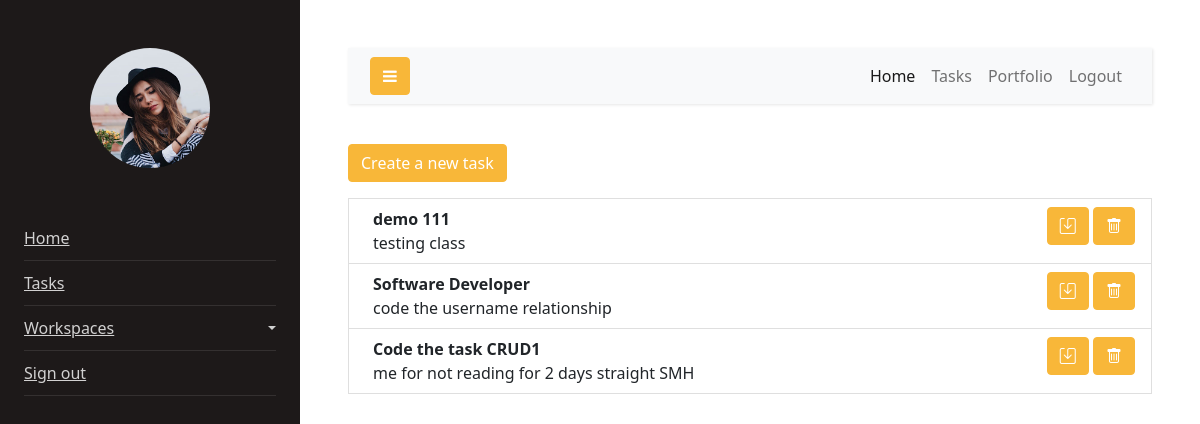
/changes (signed in), run on an earlier commit of the app's database.
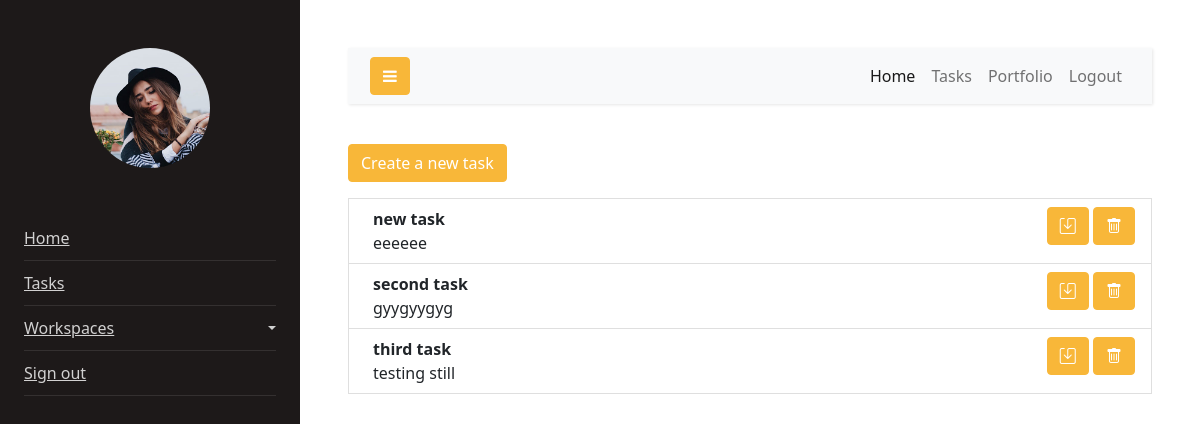
And on a later commit of the database.
### tables this page shows
CREATE TABLE tasks(
        id INTEGER PRIMARY KEY AUTOINCREMENT,
        title CHAR(50),
        description VARCHAR(255),
        status DEFAULT 0,
        creator VARCHAR(24),
        created_on VARCHAR(24),
        start_date DATE,
        end_date DATE,
        FOREIGN KEY(creator) REFERENCES users(username)
    );

### app.py (the view)
@app.route("/changes")
def get_changes():
    if request.method == 'GET':
        form = TaskForm()
        creator = session['username']
        tasks = model.task.retrieve_tasks(creator)
        return render_template("changes.html", tasks = tasks, form = form)

### app.py (called while the page is built)
@app.before_request
def before_request():
    g.username = None
    if 'username' in session:
        g.username = session['username']

### model.py (called while the page is built)
    def retrieve_tasks(self, creator):
        self.creator = creator
        connection = sqlite3.connect('todo_app.db', check_same_thread=False)
        connection.row_factory = sqlite3.Row
        cursor = connection.cursor()
        cursor.execute(f""" SELECT * FROM tasks WHERE creator = '{self.creator}' ; """)
        tasks = cursor.fetchall()
        connection.commit()
        cursor.close()
        connection.close()
        return tasks

### templates/changes.html (shortened to what this page needs)
{% extends "layout/profile.html" %}
{% block profile %}
      <div id="content" class="p-4 p-md-5">
        <nav class="navbar navbar-expand-lg navbar-light bg-light">
          <div class="container-fluid">
            <button type="button" id="sidebarCollapse" class="btn btn-primary">
              <i class="fa fa-bars"></i>
            </button>
            <div class="collapse navbar-collapse" id="navbarSupportedContent">
              <ul class="nav navbar-nav ml-auto">
                <li class="nav-item active">
                    <a class="nav-link" href="/profile">Home</a>
                </li>
                <li class="nav-item">
                    <a class="nav-link" href="/changes">Tasks</a>
                </li>
                <li class="nav-item">
                    <a class="nav-link" href="#">Portfolio</a>
                </li>
                <li class="nav-item">
                    <a class="nav-link" href="/logout">Logout</a>
                </li>
              </ul>
            </div>
          </div>
        </nav>
        <p>
            <a class="btn btn-primary" data-bs-toggle="collapse" href="#collapseExample" role="button" aria-expanded="false" aria-controls="collapseExample">
              Create a new task
            </a>
          </p>
      {% for task in tasks %}
      <li class="list-group list-group-numbered">
        <li class="list-group-item d-flex justify-content-between align-items-start">
          <div class="ms-2 me-auto">
            <div class="fw-bold">{{ task["title"] }}</div>
            {{ task["description"] }}
          </div>
          <div>
            <button type="button" class="btn btn-primary" data-toggle="modal" data-target="#editModal">
              <i class="bi bi-save"></i>
            </button>
            <button type="button" class="btn btn-primary" data-toggle="modal" data-target="#deleteModal">
              <i class="bi bi-trash"></i>
            </button>
          </div>
        </li>
      </li>
      {% endfor %}
{% endblock profile %}

### templates/layout/profile.html (shortened to what this page needs)
<!doctype html>
<html lang="en">
  <head>
		<link rel="stylesheet" href="https://stackpath.bootstrapcdn.com/font-awesome/4.7.0/css/font-awesome.min.css">
		<link rel="stylesheet" href="/static/css/changes.css">
        <link href="/static/css/bootstrap.min.css" rel="stylesheet">
    <link rel="stylesheet" href="https://cdn.jsdelivr.net/npm/fullcalendar@5.8.0/main.min.css">
    <link rel="stylesheet" href="https://cdn.jsdelivr.net/npm/bootstrap-icons@1.5.0/font/bootstrap-icons.css">
  </head>
  <body>
		<div class="wrapper d-flex align-items-stretch">
			<nav id="sidebar">
				<div class="p-4 pt-5">
		  		<a href="#" class="img logo rounded-circle mb-5" style="background-image: url(/images/logo.jpg);"></a>
	        <ul class="list-unstyled components mb-5">
            <li>
              <a href="/profile">Home</a>
          </li>
	          <li>
	              <a href="/changes">Tasks</a>
	          </li>
	          <li>
              <a href="#pageSubmenu" data-toggle="collapse" aria-expanded="false" class="dropdown-toggle">Workspaces</a>
	          </li>
	          <li>
              <a href="/logout">Sign out</a>
	          </li>
	        </ul>
	      </div>
    	</nav>
            {% block profile %}
            {% endblock %}
    </body>
    </html>

What changed in the data, as far as the page shows it:
removed tasks: title "demo 111", description "testing class"
removed tasks: title "Software Developer", description "code the username relationship"
added tasks: title "new task", description "eeeeee"
added tasks: title "second task", description "gyygyygyg"
changed tasks: title "Code the task CRUD1" → "third task"; description "me for not reading for 2 days straight SMH" → "testing still"
